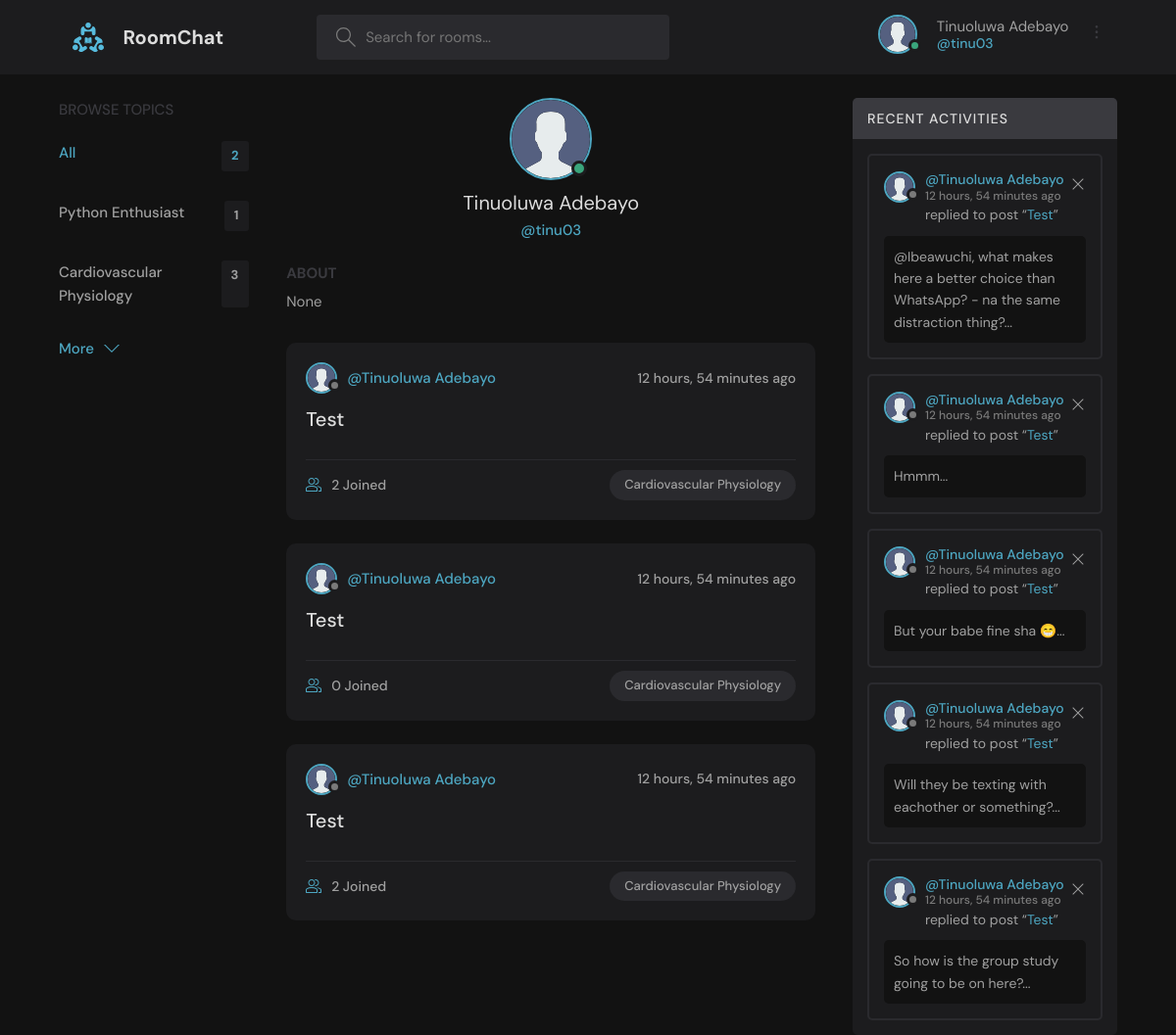
Screenshot of /study_groups/profile/4/ with the database file from the repository.
### users/models.py (models this page shows)
class User(AbstractUser):
    name = models.CharField(max_length=200, null=True)
    email = models.EmailField(unique=True, null=True)
    avatar = models.ImageField(upload_to='users/profile/', null=True, default='/avatar/avatar.svg')
    bio = models.TextField(null=True)
    USERNAME_FIELD = 'email'
    REQUIRED_FIELDS = []

### study_groups/models.py (models this page shows, shortened)
class Topic(models.Model):
    name = models.CharField(max_length=200)

class Room(models.Model):
    host = models.ForeignKey(User, on_delete=models.SET_NULL, null=True)
    topic = models.ForeignKey(Topic, on_delete=models.SET_NULL, null=True)
    name = models.CharField(max_length=200)
    description = models.TextField(null=True, blank=True)
    participants = models.ManyToManyField(User, related_name='participants', blank=True)
    updated = models.DateField(auto_now=True)
    created = models.DateField(auto_now_add=True)
    def __str__(self):
        return self.name

class Message(models.Model):
    user = models.ForeignKey(User, on_delete=models.CASCADE)
    room = models.ForeignKey(Room, on_delete=models.CASCADE)
    body = models.TextField()
    media = models.FileField(upload_to='messages/', null=True, blank=True)
    update = models.DateField(auto_now=True)
    created = models.DateField(auto_now_add=True)

### study_groups/views.py (the view)
# urls.py: path('profile/<str:pk>/', views.user_profile, name='user_profile'),
def user_profile(request, pk):
    user = User.objects.get(id=pk)
    rooms = user.room_set.all()
    room_messages = user.message_set.all().order_by('-id')[0:5]
    topics = Topic.objects.all()
    context = {'user':user, 'rooms':rooms, 'room_messages':room_messages, 'topics':topics}
    return render(request, 'study_groups/profile.html', context)

### study_groups/templates/study_groups/profile.html (shortened to what this page needs)
{% extends 'study_groups/base.html' %}
{% load static %}
{% block content %}
  <main class="profile-page layout layout--3">
    <div class="container">
      {% include 'study_groups/topics_components.html' %}
      <div class="roomList">
        <div class="profile">
          <div class="profile__avatar">
            <div class="avatar avatar--large active">
              <img src="{{user.avatar.url}}" />
            </div>
          </div>
          <div class="profile__info">
            <h3>{{user.name}}</h3>
            <p>@{{user.username}}</p>
          </div>
          <div class="profile__about">
            <h3>About</h3>
            <p>
              {{user.bio}}
            </p>
          </div>
        </div>
        {% include 'study_groups/feeds_components.html' %}
      </div>
      {% include 'study_groups/activity_components.html' %}
    </div>
  </main>
{% endblock %}

### study_groups/templates/study_groups/navbar.html (shortened to what this page needs)
{% load static %}
    <header class="header header--loggedIn">
      <div class="container">
        <a href="{% url 'study_group_home' %}" class="header__logo">
          <img src="{% static 'assets/study_groups/logo.svg' %}" />
          <h1>RoomChat</h1>
        </a>
        <form class="header__search" method="GET" accept="{% url 'study_group_home' %}">
          <label>
            <input name="q" placeholder="Search for rooms..." />
          </label>
        </form>
        <nav class="header__menu">
        {% if user.is_authenticated %}
          <div class="header__user">
              <div class="avatar avatar--medium active">
                <img src="{{ user.avatar.url }}" />
              </div>
              <p>{{user.name}}<a href="{% url 'update_user' %}"><span>@{{user.username}}</span></a></p>
              <button class="dropdown-button">
            </button>
          </div>
          {% else %}
          <a href="{% url 'login' %}">
            <img src="{% static 'assets/study_groups/avatar.svg' %}" />
            <p>Login</p>
          </a>
          {% endif %}
        </nav>
      </div>
    </header>

### study_groups/templates/study_groups/topics_components.html
              <div class="topics">
          <div class="topics__header">
            <h2>Browse Topics</h2>
          </div>
          <ul class="topics__list">
            <li>
              <a href="{% url 'study_group_home' %}" class="active">All <span>{{topics.count}}</span></a>
            </li>
            {% for topic in topics %}
            <li>
            <a href="{% url 'study_group_home' %}?q={{topic.name}}">{{topic.name}}<span>{{topic.room_set.all.count}}</span></a>
            </li>
            {% endfor %}
          </ul>
          <a class="btn btn--link" href="{% url 'topics' %}">
            More
            <svg version="1.1" xmlns="http://www.w3.org/2000/svg" width="32" height="32" viewBox="0 0 32 32">
              <title>chevron-down</title>
              <path d="M16 21l-13-13h-3l16 16 16-16h-3l-13 13z"></path>
            </svg>
          </a>
        </div>

### study_groups/templates/study_groups/feeds_components.html (shortened to what this page needs)
{% for room in rooms %}
        <div class="roomListRoom">
            <div class="roomListRoom__header">
              <a href="{% url 'user_profile' room.host.id %}" class="roomListRoom__author">
                <div class="avatar avatar--small">
                  <img src="{{room.host.avatar.url}}" />
                </div>
                <span>@{{room.host.name}}</span>
              </a>
              <div class="roomListRoom__actions">
                <span>{{room.created|timesince}} ago</span>
              </div>
            </div>
            <div class="roomListRoom__content">
              <a href="{% url 'room' room.id %}">{{room.name}}</a>
            </div>
            <div class="roomListRoom__meta">
              <a href="{% url 'room' room.id %}" class="roomListRoom__joined">
                {{room.participants.all.count}} Joined
              </a>
              <p class="roomListRoom__topic">{{room.topic.name}}</p>
            </div>
          </div>
{% endfor %}

### study_groups/templates/study_groups/activity_components.html
<div class="activities">
  <div class="activities__header">
    <h2>Recent Activities</h2>
  </div>
  {% for message in room_messages %}
  <div class="activities__box">
    <div class="activities__boxHeader roomListRoom__header">
      <a
        href="{% url 'user_profile' message.user.id %}"
        class="roomListRoom__author"
      >
        <div class="avatar avatar--small">
          <img src="{{message.user.avatar.url}}" />
        </div>
        <p>
          @{{message.user.name}}
          <span>{{message.created|timesince}} ago</span>
        </p>
      </a>
      {% if user == message.user %}
      <div class="roomListRoom__actions">
        <a href="{% url 'delete_message' message.id %}">
          <svg
            version="1.1"
            xmlns="http://www.w3.org/2000/svg"
            width="32"
            height="32"
            viewBox="0 0 32 32"
          >
            <title>remove</title>
            <path
              d="M27.314 6.019l-1.333-1.333-9.98 9.981-9.981-9.981-1.333 1.333 9.981 9.981-9.981 9.98 1.333 1.333 9.981-9.98 9.98 9.98 1.333-1.333-9.98-9.98 9.98-9.981z"
            ></path>
          </svg>
        </a>
      </div>
      {% endif %}
    </div>
    <div class="activities__boxContent">
      <p>
    replied to post “<a href="{% url 'room' message.room.id %}">{{message.room}}</a>”
      </p>
      <div class="activities__boxRoomContent">
        {{message.body}}...
      </div>
    </div>
  </div>
  {% endfor %}
</div>

### rows the page displays
User: avatar (placeholder picture), name "Tinuoluwa Adebayo", username "tinu03", bio "None"
Topic: name "Python Enthusiast", room_set.all.count "1"
Topic: name "Cardiovascular Physiology", room_set.all.count "3"
Room: host.avatar (placeholder picture), host.name "Tinuoluwa Adebayo", created "12 hours, 54 minutes", name "Test", participants.all.count "2", topic.name "Cardiovascular Physiology"
Room: host.avatar (placeholder picture), host.name "Tinuoluwa Adebayo", created "12 hours, 54 minutes", name "Test", participants.all.count "0", topic.name "Cardiovascular Physiology"
Room: host.avatar (placeholder picture), host.name "Tinuoluwa Adebayo", created "12 hours, 54 minutes", name "Test", participants.all.count "2", topic.name "Cardiovascular Physiology"
Message: user.avatar (placeholder picture), user.name "Tinuoluwa Adebayo", created "12 hours, 54 minutes", room "Test", body "@Ibeawuchi, what makes here a better choice than WhatsApp? - na the same distraction thing?"
Message: user.avatar (placeholder picture), user.name "Tinuoluwa Adebayo", created "12 hours, 54 minutes", room "Test", body "Hmmm"
Message: user.avatar (placeholder picture), user.name "Tinuoluwa Adebayo", created "12 hours, 54 minutes", room "Test", body "But your babe fine sha 😁"
Message: user.avatar (placeholder picture), user.name "Tinuoluwa Adebayo", created "12 hours, 54 minutes", room "Test", body "Will they be texting with eachother or something?"
Message: user.avatar (placeholder picture), user.name "Tinuoluwa Adebayo", created "12 hours, 54 minutes", room "Test", body "So how is the group study going to be on here?"

### other values shown
{{ topics.count }} "2"
